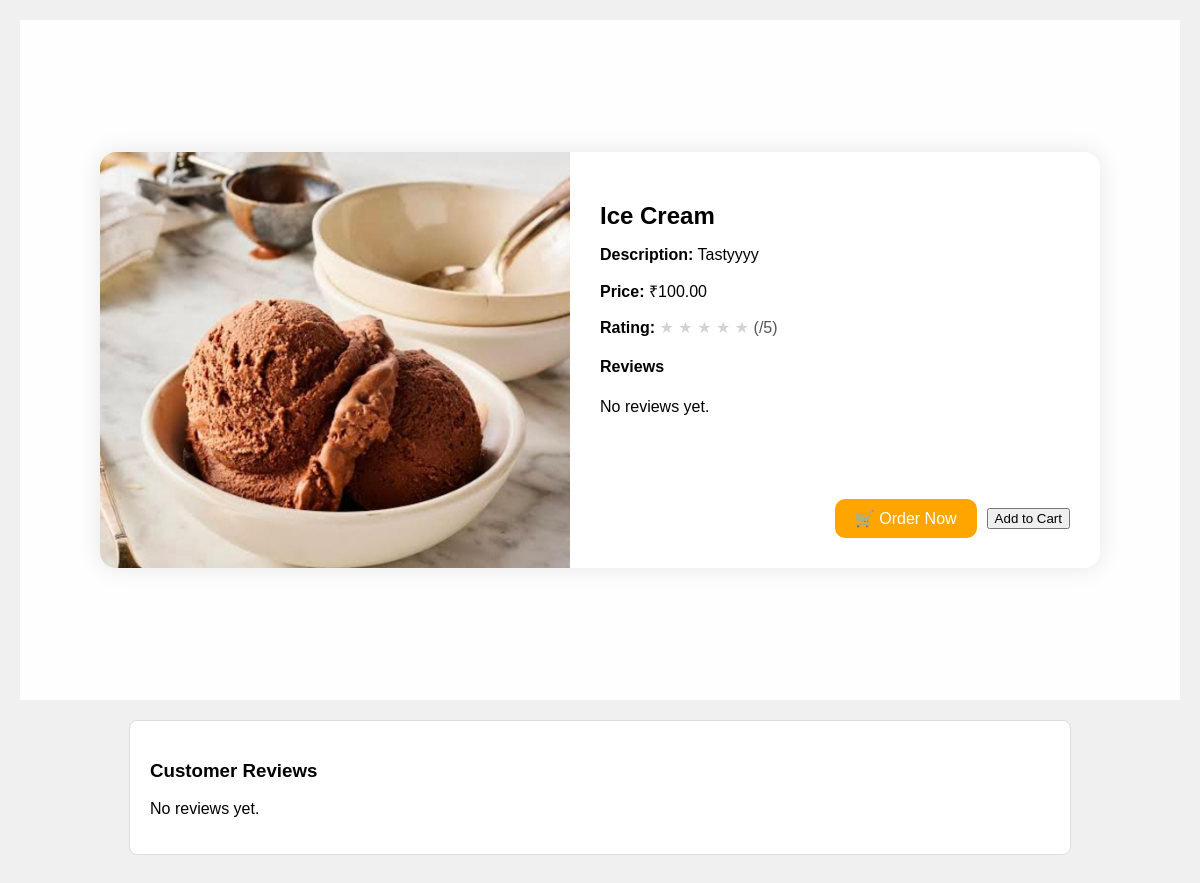
The app's page /food/6/ with its own data.
### accounts/models.py (models this page shows, shortened)
class FoodItem(models.Model):
    name = models.CharField(max_length=200)
    price = models.DecimalField(max_digits=7, decimal_places=2)
    image = models.ImageField(upload_to='food_images/')
    description = models.TextField(default="Delicious food item from DYNO.")
    created_at = models.DateTimeField(default=timezone.now)
    added_by = models.ForeignKey(User, on_delete=models.CASCADE)
    city = models.CharField(max_length=100, null=True, blank=True)

### accounts/views.py (the view)
# urls.py: path('food/<int:food_id>/', views.food_detail, name='food_detail'),  # New URL for food detail
def food_detail(request, food_id):
    food = get_object_or_404(FoodItem, id=food_id)
    return render(request, 'accounts/food_detail.html', {'food': food})

### accounts/templates/accounts/food_detail.html (shortened to what this page needs)
{% load static %}
<!DOCTYPE html>
<html lang="en">
<head>
</head>
<body>
<div style="display: flex; justify-content: center; align-items: center; min-height: 80vh; background: rgba(255,255,255,0.95); padding: 20px;">
    <div style="display: flex; max-width: 1000px; width: 100%; background: white; box-shadow: 0 0 25px rgba(0,0,0,0.1); border-radius: 16px; overflow: hidden; position: relative;">
        <div style="flex: 1;">
            <img src="{{ food.image.url }}" alt="{{ food.name }}" style="width: 100%; height: 100%; object-fit: cover;">
        </div>
        <div style="flex: 1; padding: 30px; display: flex; flex-direction: column; justify-content: space-between; position: relative;">
            <div>
                <h2 style="margin-bottom: 10px;">{{ food.name }}</h2>
                <p><strong>Description:</strong> {{ food.description }}</p>
                <p><strong>Price:</strong> ₹{{ food.price }}</p>
                <p><strong>Rating:</strong>
                    {% for i in "12345" %}
                        {% if forloop.counter <= food.rating|add:"0" %}
                            <span style="color: orange;">★</span>
                        {% else %}
                            <span style="color: lightgray;">★</span>
                        {% endif %}
                    {% endfor %}
                    <span style="color: #555;">({{ food.rating }}/5)</span>
                </p>
                <div style="margin-top: 20px;">
                    <h4>Reviews</h4>
                    {% if reviews %}
                        {% for review in reviews %}
                            <p><strong>{{ review.user.username }}</strong>: {{ review.comment }}</p>
                        {% endfor %}
                    {% else %}
                        <p>No reviews yet.</p>
                    {% endif %}
                </div>
            </div>
            <div style="display: flex; gap: 10px; justify-content: flex-end; align-items: center; margin-top: 30px;">
                <a href="{% url 'order_now' food.id %}" style="background-color: orange; color: white; padding: 10px 20px; border-radius: 10px; text-decoration: none; display: flex; align-items: center;">
                    🛒 Order Now
                </a>
                <form action="{% url 'add_to_cart' food.id %}" method="POST">
                    <button type="submit" class="btn btn-outline-primary w-100">
                         Add to Cart
                    </button>
                  </form>
            </div>
        </div>
    </div>
</div>
  <div class="reviews">
    <h3>Customer Reviews</h3>
    {% if food.reviews.exists %}
      {% for review in food.reviews.all %}
        <div class="review-box">
          <strong>{{ review.user.username }}</strong>
          <small> – {{ review.created_at|date:"M d, Y" }}</small><br>
          <span>⭐ {{ review.rating }}/5</span>
          <p>{{ review.comment }}</p>
        </div>
      {% endfor %}
    {% else %}
      <p>No reviews yet.</p>
    {% endif %}
  </div>
</body>
</html>

### accounts/templates/accounts/food_detail.html (style rules this page uses)
body { background-color: #f0f0f0; font-family: Arial, sans-serif; margin: 0; padding: 20px; }
.reviews { max-width: 900px; margin: 20px auto; background: #fff; border: 1px solid #ddd; border-radius: 8px; padding: 20px; }

### records on screen
FoodItem: image (picture), name "Ice Cream", description "Tastyyyy", price "100.00"
